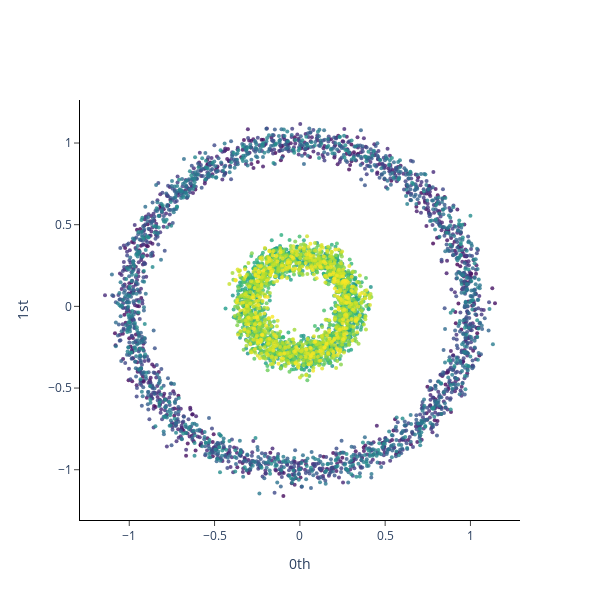

Notebook code cell kept with this figure:
### Code cell
plot_point_cloud(np.concatenate((A, B)))

### Figure 1 — Plotly figure (JSON) as saved in the notebook; plotly's stock layout.template omitted (floating-point values rounded to 4 significant figures; data arrays with more than 128 entries replaced by an {"elided": "..."} marker saying what was removed)
{"data": [{"marker": {"color": {"elided": "5000 int values"}, "colorscale": [[0, "#440154"], [0.1111, "#482878"], [0.2222, "#3e4989"], [0.3333, "#31688e"], [0.4444, "#26828e"], [0.5556, "#1f9e89"], [0.6667, "#35b779"], [0.7778, "#6ece58"], [0.8889, "#b5de2b"], [1, "#fde725"]], "opacity": 0.8, "size": 4}, "mode": "markers", "type": "scatter", "x": {"elided": "5000 float values"}, "y": {"elided": "5000 float values"}}], "layout": {"height": 600, "plot_bgcolor": "white", "width": 600, "xaxis": {"anchor": "x", "exponentformat": "e", "linecolor": "black", "linewidth": 1, "mirror": false, "showexponent": "all", "showline": true, "side": "bottom", "ticks": "outside", "title": {"text": "0th"}, "type": "linear", "zeroline": true}, "yaxis": {"anchor": "y", "exponentformat": "e", "linecolor": "black", "linewidth": 1, "mirror": false, "showexponent": "all", "showline": true, "side": "left", "ticks": "outside", "title": {"text": "1st"}, "type": "linear", "zeroline": true}}}
